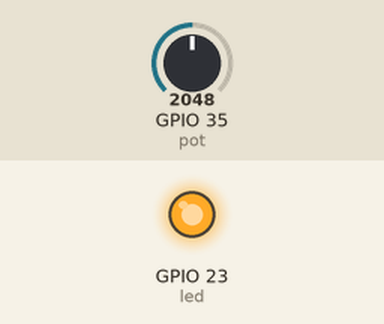
Recording of a program running on a simulated ESP32 board running MicroPython. Parts: output pins drawn as LEDs (lit = HIGH). The inputs (shaded band) are chosen by the test bench; at power-on: GPIO 35 (pot) = 2048 (analog values on the 0–4095 scale). What the program prints to the serial console is not drawn.

Above: at 1.2 s.
1.3 s: GPIO 35 (pot) set to 491
At 2.0 s:
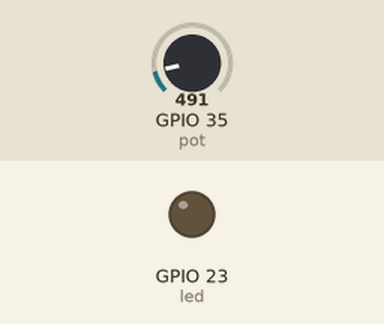
4.8 s: GPIO 35 (pot) set to 0
Timing chart, 0 to 14.3 s (numbered marks = the images above; inputs shaded):
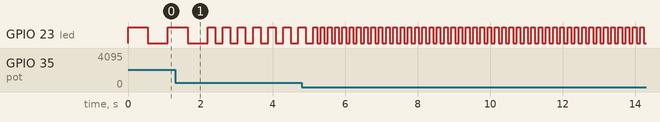

Measured:
- by itself, GPIO 23 (led): repeats every 0.20 s: HIGH 0.10 s, LOW 0.10 s

The program:

blink_pot_control.py
```python
from machine import Pin, ADC
from time import sleep

# Configure LED on GPIO2
led = Pin(23, Pin.OUT)

# Configure potentiometer on ADC pin (e.g., GPIO34)
pot = ADC(Pin(35))
pot.atten(ADC.ATTN_11DB)  # Full range: 0-3.3V
pot.width(ADC.WIDTH_10BIT)  # 10-bit resolution (0-1023)

while True:
    # Read potentiometer value
    pot_value = pot.read()

    # Map potentiometer value to delay range (100ms to 1000ms)
    delay = 100 + (pot_value * 900 // 1023)
    print("Potentiometer value:", pot_value, "Delay:", delay, "ms")
    # Blink LED
    led.value(1)
    sleep(delay / 1000)  # Convert ms to seconds
    led.value(0)
    sleep(delay / 1000)
```
